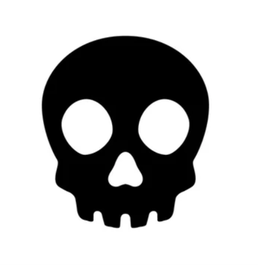
#> input picture mesh/skull.png, 258 x 265 px, shrunk from 424 x 436 before the run
$ python extract.py
#> lines starting #> are read from the running program, lines starting #| are printed output that depends on the picture
#%%
import numpy as np
from PIL import Image, ImageFilter
from matplotlib import pyplot as plt

img = Image.open('skull.png').convert('L')
img = Image.open('tree.png').convert('L')
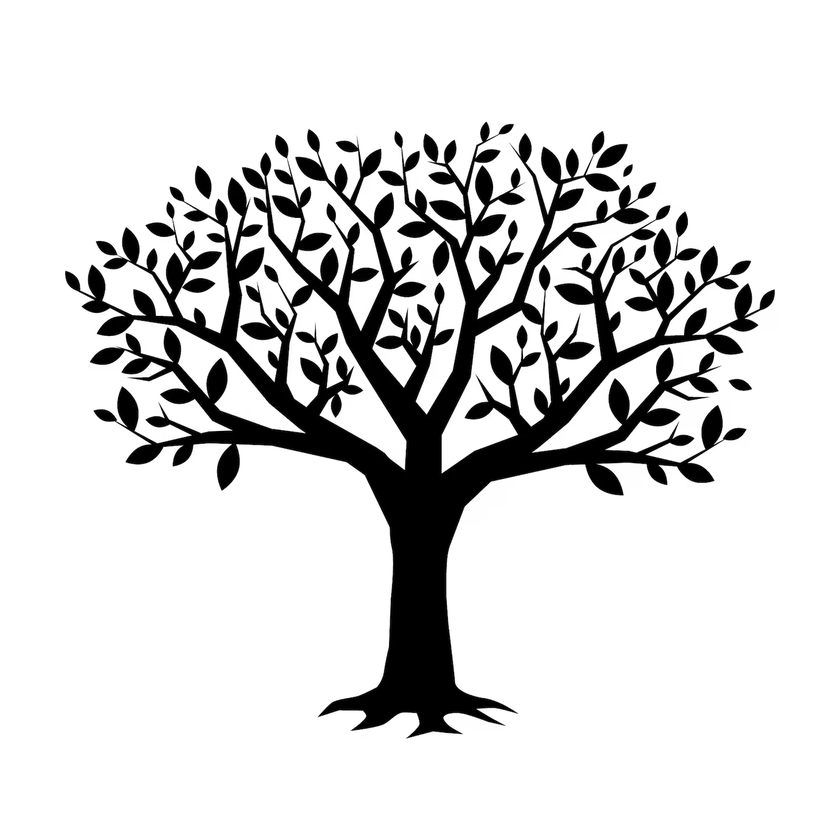
#> input picture mesh/tree.png, 840 x 840 px, shrunk from 1380 x 1380 before the run
#> img is the input picture: PIL image 840x840 L; min 0, max 255, mean 216.2
img = Image.open('circle.jpg').convert('L')
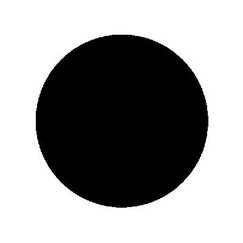
#> input picture mesh/circle.jpg, 243 x 243 px, shrunk from 400 x 399 before the run
#> img: PIL image 243x243 L
img = Image.open('rose.webp').convert('L')
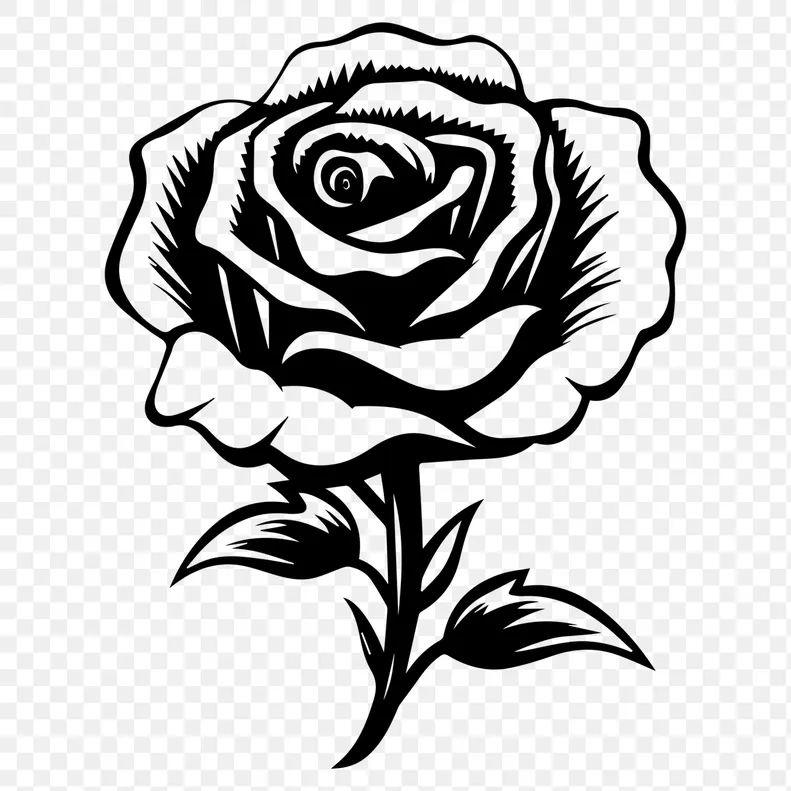
#> input picture mesh/rose.webp, 791 x 791 px, shrunk from 1300 x 1300 before the run
#> img: PIL image 791x791 L
light = np.array(img.filter(ImageFilter.GaussianBlur(1.5)))
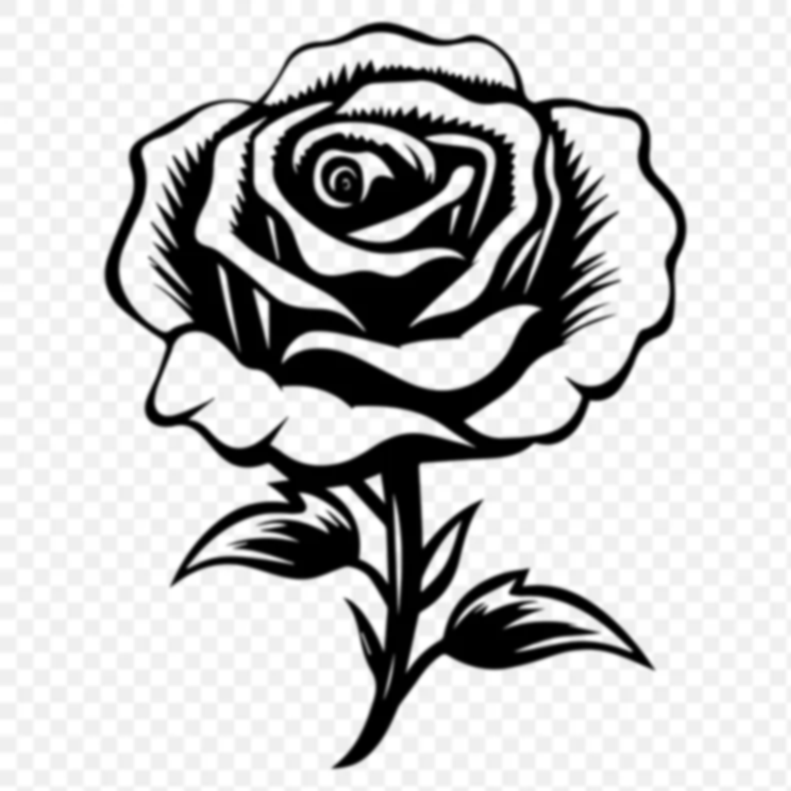
#> light: shape (791, 791); min 0, max 255, mean 196.8
light = light[::-1]/light.max()
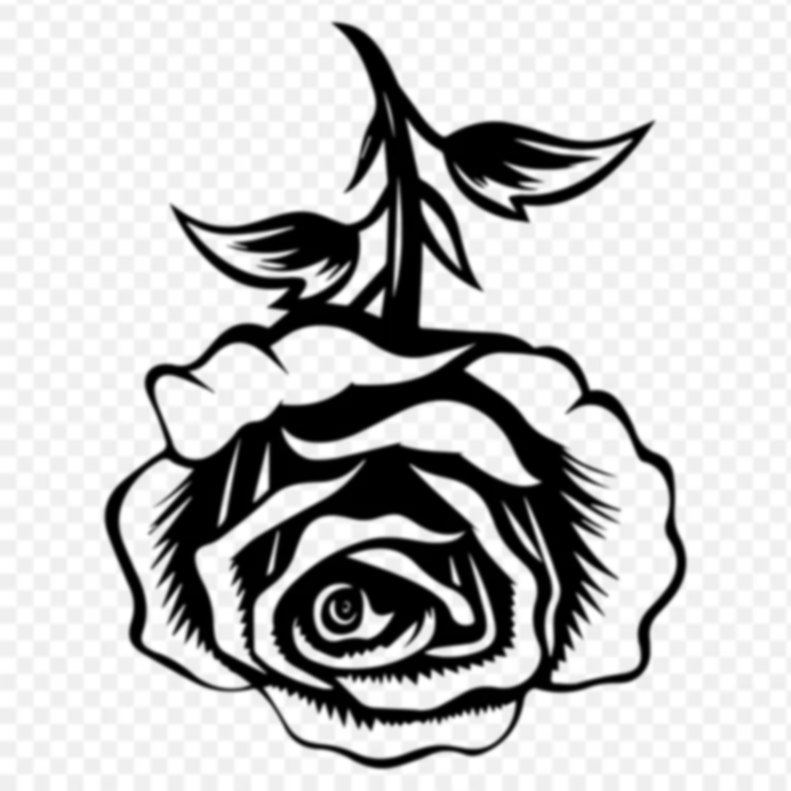
#> light: shape (791, 791) float64; min 0, max 1, mean 0.772

# Real distance between pixels [m] (replace with your own value)
dx = 1/np.sqrt(light.size)
#> dx = 0.00126

contour = plt.contour(light, levels=[0.5], colors='r')
paths = contour.collections[0].get_paths()
#> paths = 1 item
plt.close()
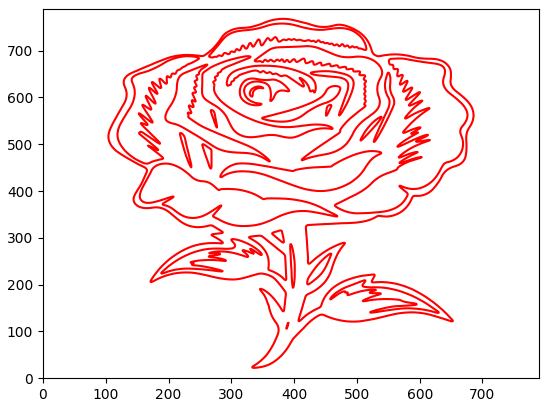
#> figure drawn by matplotlib, 1 panel
# %%
curves = []
for path in paths:
    vertecies = path.vertices
    vertecies = vertecies.round(4) * dx
    start = vertecies[0]

    i = 1
    while(i < len(vertecies)):
        if np.all(vertecies[i] == start):
            curves.append(vertecies[:i+1])
            if i+1 < len(vertecies):
                vertecies = vertecies[i+1:]
                start = vertecies[0]
                i = 1
            else:
                break
        else:
            i += 1
#> this loop made 1 pass
#> after the loop, curves = 27 point arrays, longest 4325 points

print(f'found {len(curves)} curves')
#| found 27 curves
for c in curves:
    plt.plot(c[:,0], c[:,1])
#> this loop made 27 passes
plt.gca().set_aspect('equal', adjustable='box')
plt.show()
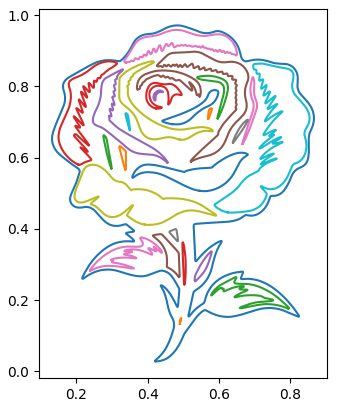
#> figure drawn by matplotlib, 1 panel

np.save('curves.npy', np.array(curves, dtype=object))
